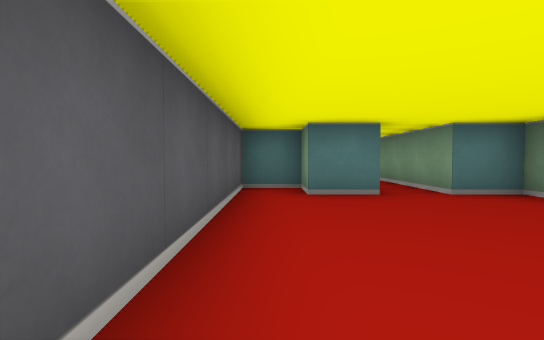
View 1 (above)

13 first-person views from a walk through a cub3D level. The camera is about half as high as the walls, tilts 2° down and sees 80° across. The floor is counted in squares. Each view is taken from the middle of a square. On the plan, view 1 faces up. The plan holds only what a view shows up to about 9 squares ahead; the rest is blank.

View 2
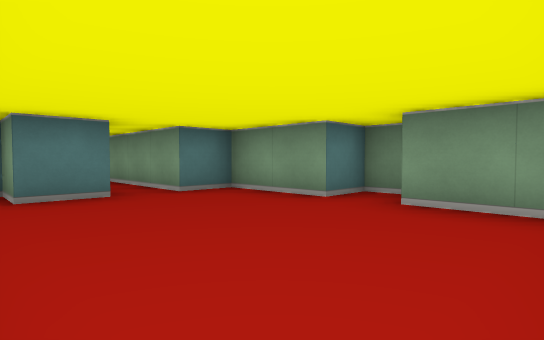

View 3
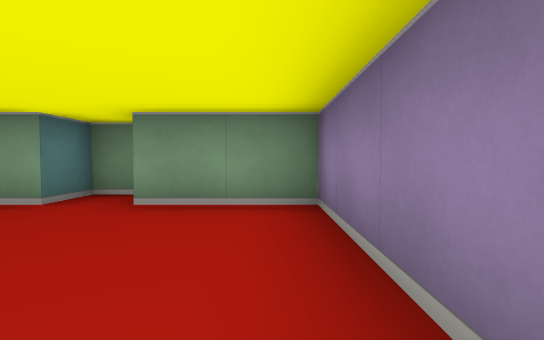

View 4
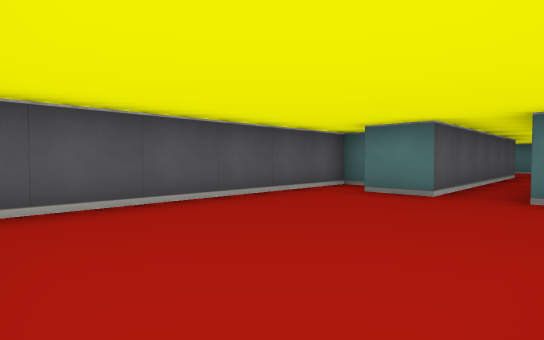

View 5
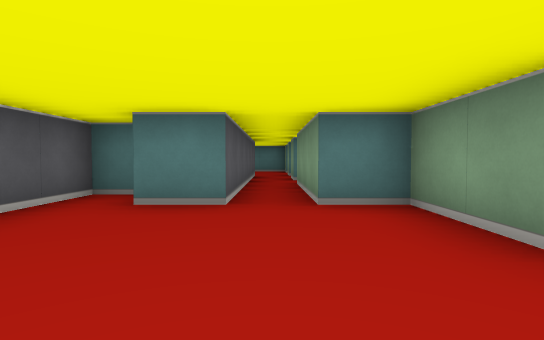

View 6
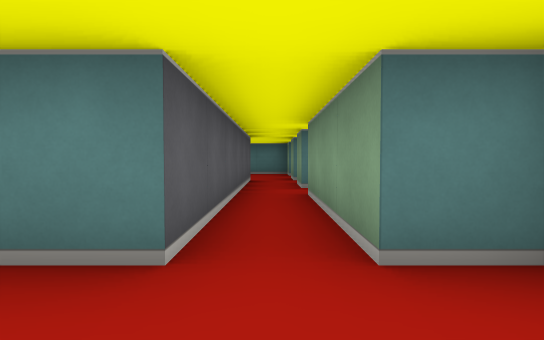

View 7
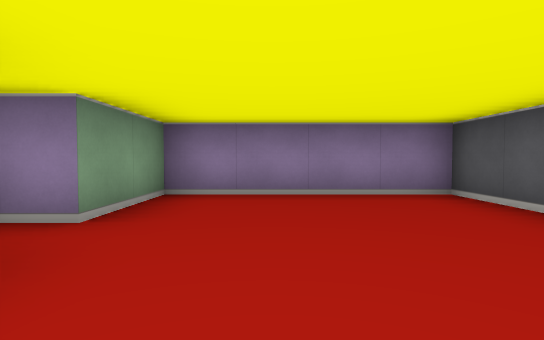

View 8
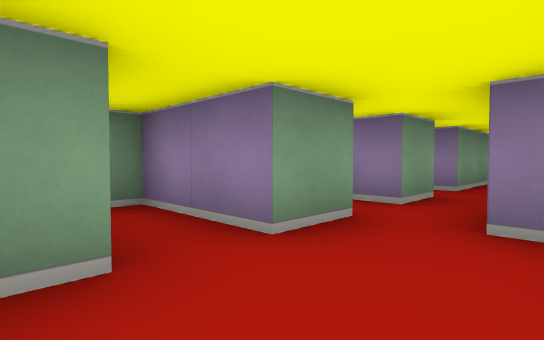

View 9
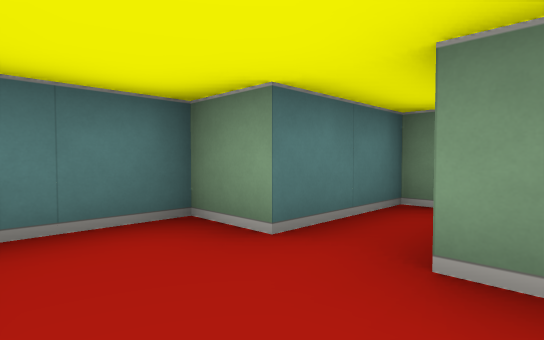

View 10
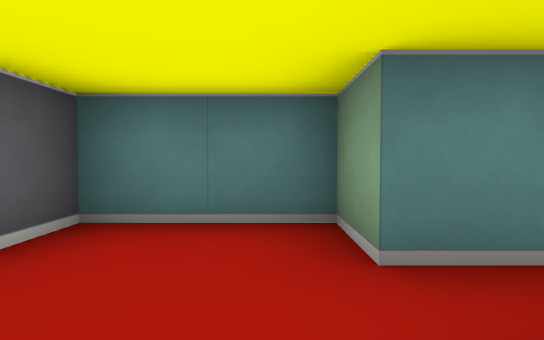

View 11
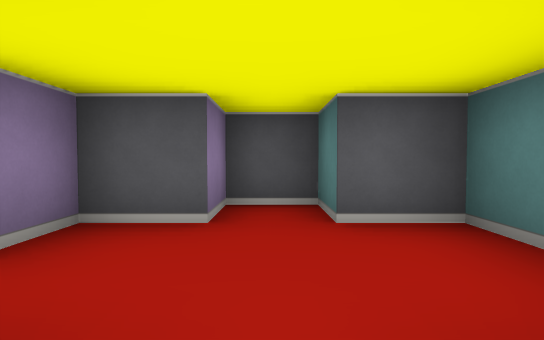

View 12
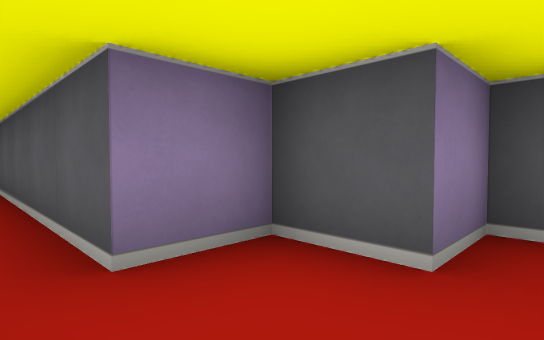

View 13
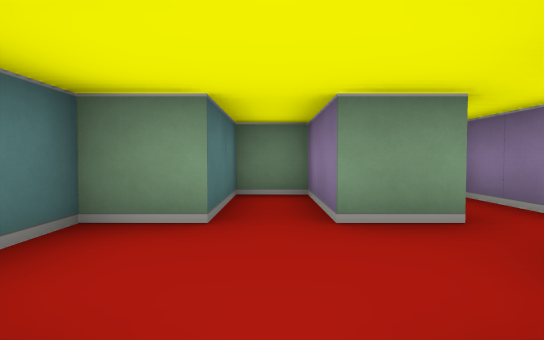

### Floor plan
Ten units are one square. View 1 is at (0, 0); x grows to the right and y downward. Boxes are objects, and circles mark ways between rooms. Rooms are numbered by the first view taken in them; rooms with no view inside come last. Other rooms are left out.
<svg viewBox="-10 -140 60 150">
<path fill="none" stroke="#000" d="M45 -19 45 -25 35 -25 35 -45 25 -45 25 -75M15 -75 15 -45 5 -45 5 -55 -5 -55 -5 5 35 5 35 -15 41 -15M25 -104 25 -115 45 -115 45 -125 25 -125 25 -135 5 -135 5 -125 -5 -125 -5 -115 5 -115 5 -105 15 -105"/>
<text x="20" y="-30">1</text>
<text x="20" y="-120">2</text>
</svg>

Where each view was taken, in squares from view 1:
view 1: 0 up, 0 right, facing up
view 2: 0 up, 0 right, facing up-right
view 3: 0 up, 0 right, facing right
view 4: 0 up, 3 right, facing up-left
view 5: 1 up, 2 right, facing up
view 6: 3 up, 2 right, facing up
view 7: 4 up, 2 right, facing down
view 8: 13 up, 1 right, facing down-right
view 9: 11 up, 1 right, facing up-right
view 10: 11 up, 2 right, facing up
view 11: 12 up, 3 right, facing left
view 12: 12 up, 2 right, facing down-left
view 13: 12 up, 0 right, facing right
